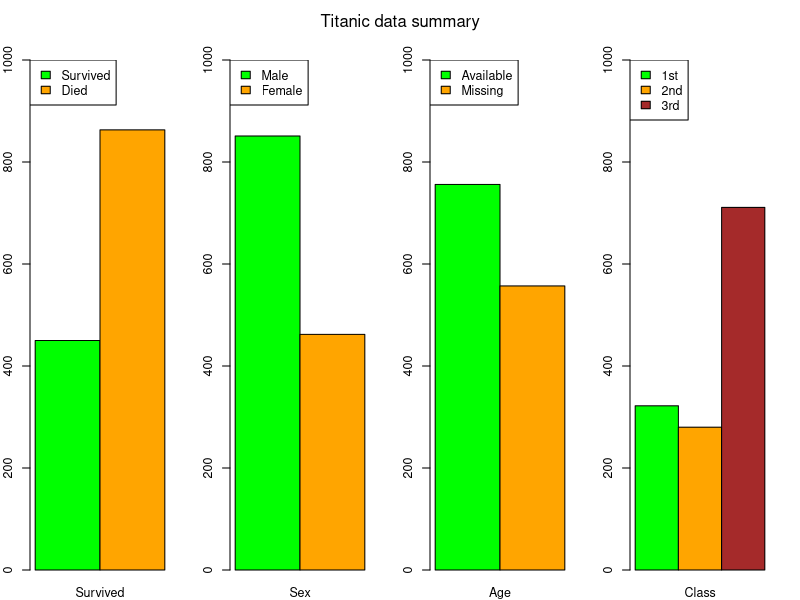
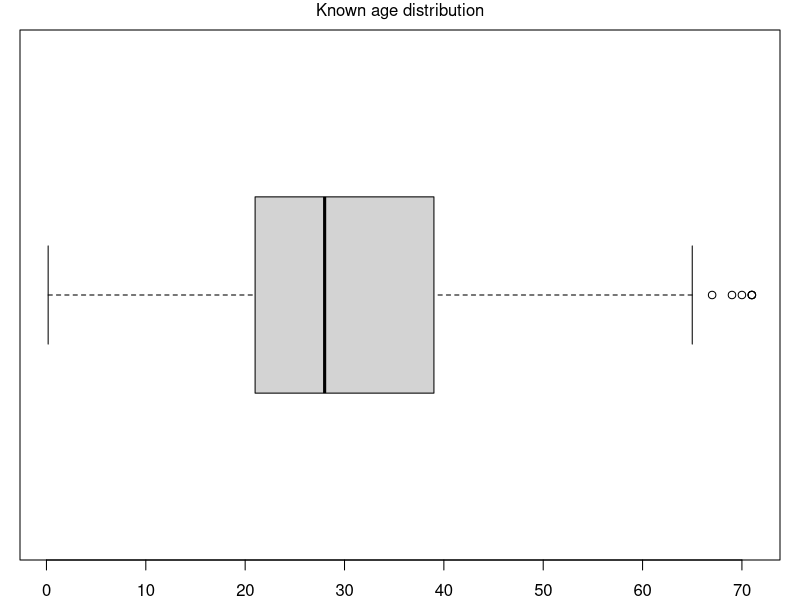

These figures' R source, in order:
## ---- chunk 1
# nolint start: indentation_linter.
data <- read.table("../data/titanic.txt", header = TRUE)
data <- data.frame(data)
data$PClass <- factor(data$PClass)
data$Survived <- factor(data$Survived)
data$Sex <- factor(data$Sex)

data_not_na <- data[!is.na(data$Age), ]
data_na <- data[is.na(data$Age), ]
age <- data_na$Age
p_class <- data$PClass
sex <- data$Sex
survived <- data$Survived
## ---- chunk 2
colors <- c("green", "orange", "brown")
plot_labels <- c("Age defined", "Class", "Sex")

par(mfrow = c(1, 4))
par(mar = c(2, 2, 4, 2), cex = 0.75)
barplot(
    matrix(c(
        sum(survived == 1), sum(survived == 0)
    ), ncol = 1),
    names.arg = "Survived",
    col = colors,
    beside = TRUE,
    ylim = c(0, 1000)
)
legend(x = "topleft", fill = colors, legend = c("Survived", "Died"))
barplot(
    matrix(c(
        sum(sex == "male"), sum(sex == "female")
    ), ncol = 1),
    names.arg = "Sex",
    col = colors,
    beside = TRUE,
    ylim = c(0, 1000)
)
legend(x = "topleft", fill = colors, legend = c("Male", "Female"))
barplot(
    matrix(c(length(data_not_na$Age), length(data_na$Age)), ncol = 1),
    names.arg = "Age",
    col = colors,
    beside = TRUE,
    ylim = c(0, 1000)
)
legend(x = "topleft", fill = colors, legend = c("Available", "Missing"))
barplot(
    matrix(c(
        sum(p_class == "1st"), sum(p_class == "2nd"),
        sum(p_class == "3rd")
    ), ncol = 1),
    names.arg = "Class",
    col = colors,
    beside = TRUE,
    ylim = c(0, 1000)
)
legend(x = "topleft", fill = colors, legend = c("1st", "2nd", "3rd"))
mtext("Titanic data summary", side = 3, line = -2, outer = TRUE)
## ---- chunk 3
par(mfrow = c(1, 1))
par(mar = c(2, 1, 1.5, 1))
boxplot(matrix(c(data_not_na$Age)), horizontal = TRUE, hight = 1)
mtext("Known age distribution", side = 3, line = -1, outer = TRUE)
## ---- chunk 4
# age_glm <- glm(Survived ~ Age, data = data_not_na)
data$Survived
## ---- chunk 5
# nolint end
